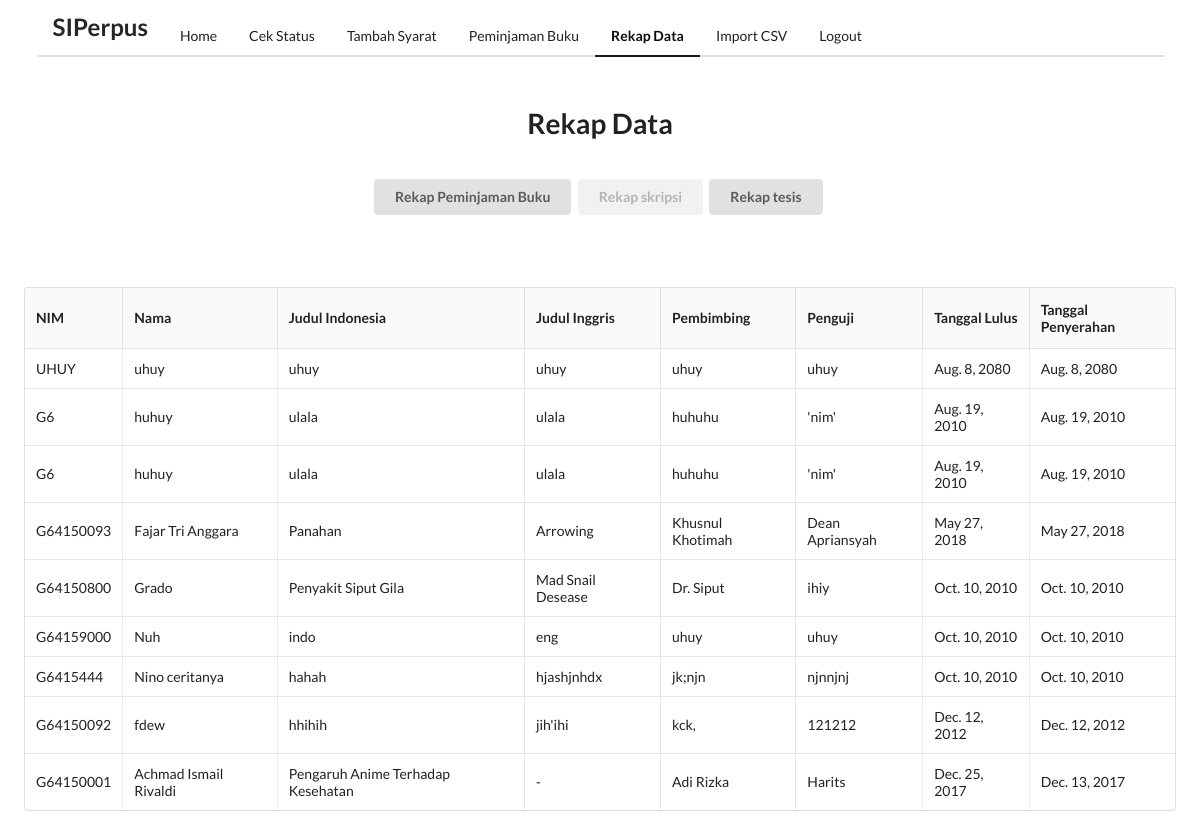
The page /rekap_data_skripsi/ on the database as committed earlier.
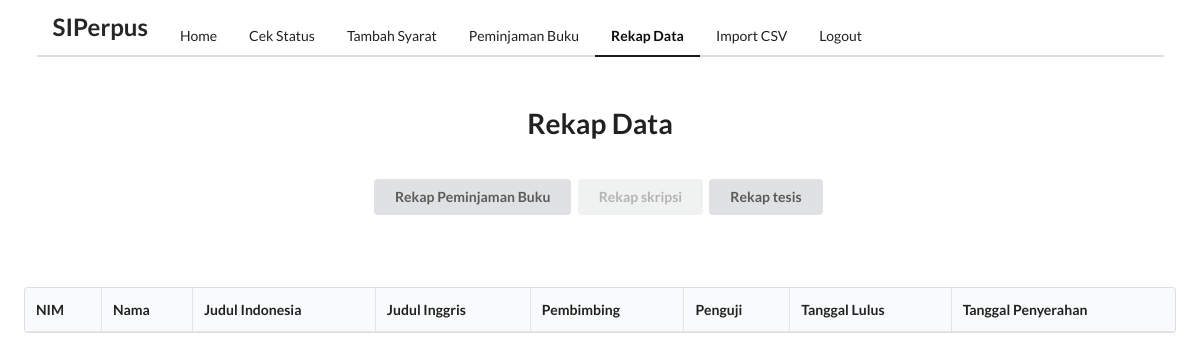
The same page on the database as committed later.
### polls/models.py (models this page shows, shortened)
class Skripsi(models.Model):
	judul_IND = models.CharField(max_length=200)
	judul_ENG = models.CharField(max_length=200)
	nama_penulis = models.CharField(max_length=200)
	NIM = models.CharField(max_length=200)
	pembimbing = models.CharField(max_length=200)
	penguji = models.CharField(max_length=200)
	tanggal_lulus = models.DateTimeField(null=True, blank=True)
	tanggal_penyerahan = models.DateTimeField(null=True, blank=True)
	pub_date = models.DateTimeField(default=timezone.now())
	class Meta:
		db_table = u'polls_Skripsi'

### polls/views.py (the view)
# urls.py: url(r'^rekap_data_skripsi/$', views.rekap_data_skripsi.as_view(), name='rekap_data_skripsi'),
class rekap_data_skripsi(generic.ListView):
	model = Skripsi
	template_name = 'polls/rekap_data_skripsi.html'
	context_object_name = 'rekap_skripsi'
	def get_queryset(self):
		return Skripsi.objects.all().order_by("id")

### polls/templates/polls/rekap_data_skripsi.html (shortened to what this page needs)
<html>
{% load static %}
<head>
  <link rel="stylesheet" type="text/css" href="{% static 'semantic/semantic.min.css' %}">
  <link rel="stylesheet" type="text/css" href="{% static 'tables/dataTables.semanticui.min.css' %}">
  <link rel="stylesheet" type="text/css" href="{% static 'tables/jquery.dataTables.min.css' %}">
</head>
<body>
  <div class="ui  container">
    <div class="ui  secondary pointing menu">
      <div class="header item">
        <h2>SIPerpus</h2>
      </div>
      <a class="item" href="/">
                    Home
                    </a>
      <a class="item" href="/cek_status">
                    Cek Status
                    </a>
      <a class="item" href="/tambah_data">
                    Tambah Syarat
                    </a>
      <a class="item" href="/Peminjaman">
                    Peminjaman Buku
                    </a>
      <a class="active item">
                    Rekap Data
                    </a>
      <a class="item" href="/import_csv">
                    Import CSV
                    </a>
      <a class="item" href="/logout">
                        Logout
                    </a>
    </div>
  </div>
  <h1 class="ui center aligned header" style="padding:2%">Rekap Data</h1>
    <div  class="ui center aligned container" style="padding-bottom:4%">
      <button class="ui button" onclick="location.href='/rekap_data'"> Rekap Peminjaman Buku</button>
      <button class="ui button disabled">Rekap skripsi</button>
      <button class="ui button" onclick="location.href='/rekap_data_tesis'">Rekap tesis</button>
    </div>
     <div style="padding:2%">
    <table id="rekap" class="ui celled table" cellspacing="0" width="100%">
      <thead>
        <tr>
          <th>NIM</th>
          <th>Nama</th>
          <th>Judul Indonesia</th>
          <th>Judul Inggris</th>
          <th>Pembimbing</th>
          <th>Penguji</th>
          <th>Tanggal Lulus</th>
          <th>Tanggal Penyerahan</th>
        </tr>
      </thead>
      <tbody>
        {% for p in rekap_skripsi %}
        <tr>
          <td>{{p.NIM.upper}}</td>
          <td>{{p.nama_penulis}}</td>
          <td>{{p.judul_IND}}</td>
          <td>{{p.judul_ENG}}</td>
          <td>{{p.pembimbing}}</td>
          <td>{{p.penguji}}</td>
          <td>{{p.tanggal_lulus.date}}</td>
          <td>{{p.tanggal_penyerahan.date}}</td>
        </tr>
        {% endfor %}
      </tbody>
    </table>
  </div>
</body>
</html>

Rows that differ between the two databases and show on the page:
removed Skripsi: NIM "UHUY", nama_penulis "uhuy", judul_IND "uhuy", judul_ENG "uhuy", pembimbing "uhuy", penguji "uhuy", tanggal_lulus "Aug. 8, 2080", tanggal_penyerahan "Aug. 8, 2080"
removed Skripsi: NIM "G6", nama_penulis "huhuy", judul_IND "ulala", judul_ENG "ulala", pembimbing "huhuhu", penguji "'nim'", tanggal_lulus "Aug. 19, 2010", tanggal_penyerahan "Aug. 19, 2010"
removed Skripsi: NIM "G6", nama_penulis "huhuy", judul_IND "ulala", judul_ENG "ulala", pembimbing "huhuhu", penguji "'nim'", tanggal_lulus "Aug. 19, 2010", tanggal_penyerahan "Aug. 19, 2010"
removed Skripsi: NIM "G64150093", nama_penulis "Fajar Tri Anggara", judul_IND "Panahan", judul_ENG "Arrowing", pembimbing "Khusnul Khotimah", penguji "Dean Apriansyah", tanggal_lulus "May 27, 2018", tanggal_penyerahan "May 27, 2018"
removed Skripsi: NIM "G64150800", nama_penulis "Grado", judul_IND "Penyakit Siput Gila", judul_ENG "Mad Snail Desease", pembimbing "Dr. Siput", penguji "ihiy", tanggal_lulus "Oct. 10, 2010", tanggal_penyerahan "Oct. 10, 2010"
removed Skripsi: NIM "G64159000", nama_penulis "Nuh", judul_IND "indo", judul_ENG "eng", pembimbing "uhuy", penguji "uhuy", tanggal_lulus "Oct. 10, 2010", tanggal_penyerahan "Oct. 10, 2010"
removed Skripsi: NIM "G6415444", nama_penulis "Nino ceritanya", judul_IND "hahah", judul_ENG "hjashjnhdx", pembimbing "jk;njn", penguji "njnnjnj", tanggal_lulus "Oct. 10, 2010", tanggal_penyerahan "Oct. 10, 2010"
removed Skripsi: NIM "G64150092", nama_penulis "fdew", judul_IND "hhihih", judul_ENG "jih'ihi", pembimbing "kck,", penguji "121212", tanggal_lulus "Dec. 12, 2012", tanggal_penyerahan "Dec. 12, 2012"
removed Skripsi: NIM "G64150001", nama_penulis "Achmad Ismail Rivaldi", judul_IND "Pengaruh Anime Terhadap Kesehatan", judul_ENG "-", pembimbing "Adi Rizka", penguji "Harits", tanggal_lulus "Dec. 25, 2017", tanggal_penyerahan "Dec. 13, 2017"
